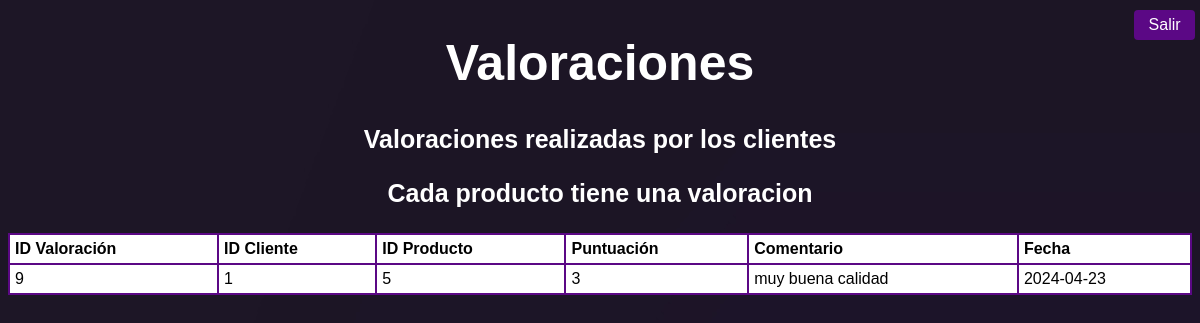
The page /ADvaloracion.php on the database its author committed.
### tables this page shows
CREATE TABLE `valoracion` (
  `id_Valoracion` int(11) NOT NULL COMMENT 'id de la valoracion',
  `id_Client` int(11) DEFAULT NULL COMMENT 'id del cliente que hizo la valoracion',
  `id_Producto` int(11) DEFAULT NULL COMMENT 'id del producto',
  `Val_Puntuacion` int(11) DEFAULT NULL COMMENT 'Puntuacion de la valoracion',
  `Val_Comentario` text DEFAULT NULL COMMENT 'Comentarios de la valoracion',
  `Val_Fecha` date DEFAULT NULL COMMENT 'Fecha en la que se hizo la valoracion'
);

### ADvaloracion.php (the view, shortened to what this page needs)
<!DOCTYPE html>
<html lang="en">
<head>
<link rel="stylesheet" href="css/Estilo6.css">
</head>
<body>
<h1><CENTER>Valoraciones</CENTER></h1>
<h2><center>Valoraciones realizadas por los clientes</center></h2>
<h3><center>Cada producto tiene una valoracion</center></h3>
<?php
$servername = "localhost";
$username = "root";
$password = "";
$database = "StyleFashionSkyB";
$conn = new mysqli($servername, $username, $password, $database);
$sql = "SELECT * FROM valoracion";
$result = $conn->query($sql);
if ($result->num_rows > 0) {
    echo "<table border='1'>";
    echo "<tr><th>ID Valoración</th>
            <th>ID Cliente</th>
            <th>ID Producto</th>
            <th>Puntuación</th>
            <th>Comentario</th>
            <th>Fecha</th></tr>";
while ($row = $result->fetch_assoc()) {
    echo "<tr>";
    echo "<td>" . $row["id_Valoracion"] . "</td>";
    echo "<td>" . $row["id_Client"] . "</td>";
    echo "<td>" . $row["id_Producto"] . "</td>";
    echo "<td>" . $row["Val_Puntuacion"] . "</td>";
    echo "<td>" . $row["Val_Comentario"] . "</td>";
    echo "<td>" . $row["Val_Fecha"] . "</td>";
    echo "</tr>";
    }
    echo "</table>";
} else {
    echo "No se encontraron valoraciones.";
}
?>
<a href="home.html" class="btn btn-primary">Salir</a>
</body>
</html>

### css/estilo6.css (style rules this page uses)
h1 { color: white; font-size: 50px; font-family: 'Gill Sans', 'Gill Sans MT', Calibri, 'Trebuchet MS', sans-serif; }
h2 { color: white; font-size: 25px; font-family: 'Gill Sans', 'Gill Sans MT', Calibri, 'Trebuchet MS', sans-serif; }
h3 { color: white; font-size: 25px; font-family: 'Gill Sans', 'Gill Sans MT', Calibri, 'Trebuchet MS', sans-serif; }
table { border-collapse: collapse; width: 100%; }
th, td { border: 2px solid #5b0885; padding: 5px; text-align: left; font-family: 'Gill Sans', 'Gill Sans MT', Calibri, 'Trebuchet MS', sans-serif; }
th, td { background-color: #ffffff; }
.btn-primary { background-color: #5b0885; color: #ffffff; padding: 0.375rem 0.90rem; font-size: 1rem; border-radius: 0.25rem; text-decoration: none; cursor: pointer; position: absolute; top: 10px; right: 5px; font-family: 'Gill Sans', 'Gill Sans MT', Calibri, 'Trebuchet MS', sans-serif; }

### ADvaloracion.php (style rules this page uses)
body { background: url('img/5.jpg'); }

### rows shown on the page
valoracion: id_Valoracion "9", id_Client "1", id_Producto "5", Val_Puntuacion "3", Val_Comentario "muy buena calidad", Val_Fecha "2024-04-23"
